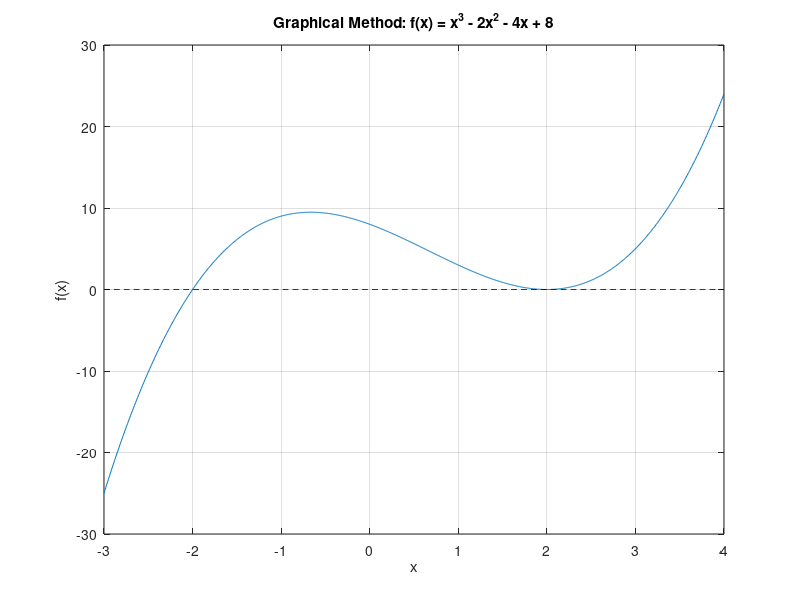

Source code (MATLAB):
% Define the function
f = @(x) x.^3 - 2*x.^2 - 4*x + 8;

% Define the interval
x = linspace(-3, 4, 1000);

% Plot the function
figure;
plot(x, f(x));
grid on;
xlabel('x');
ylabel('f(x)');
title('Graphical Method: f(x) = x^3 - 2x^2 - 4x + 8');

% Highlight the x-axis
hold on;
plot(x, zeros(size(x)), 'k--');
hold off;